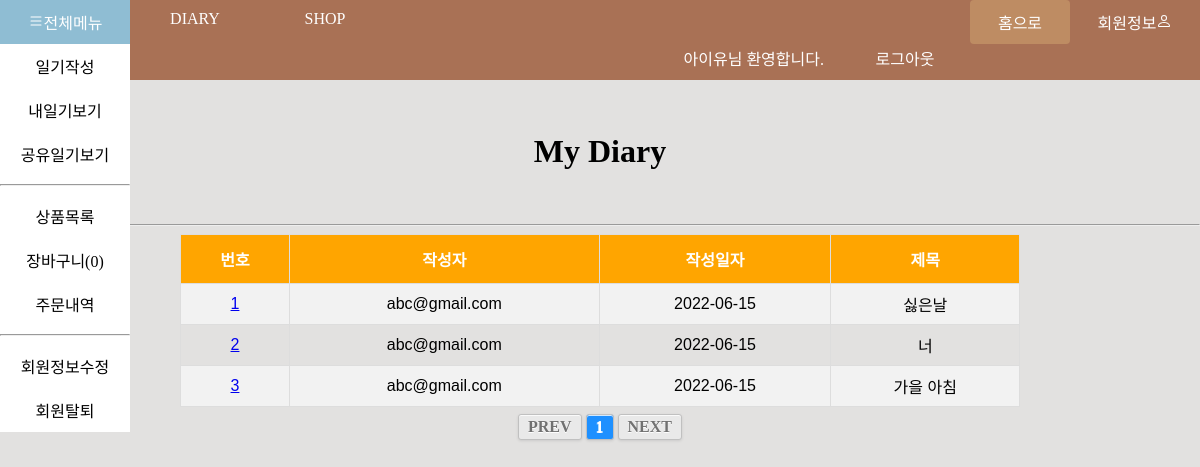
Page /index.php (signed in) on the committed database.
### tables this page shows
CREATE TABLE `diary` (
  `dno` int(255) NOT NULL AUTO_INCREMENT,
  `email` varchar(20) NOT NULL,
  `wdate` date NOT NULL,
  `title` varchar(30) NOT NULL,
  `content` varchar(2000) NOT NULL,
  `tag` varchar(20) DEFAULT NULL,
  `image` varchar(30) DEFAULT NULL,
  `scope` varchar(10) NOT NULL,
  PRIMARY KEY (`dno`)
);

### paging.php (called while the page is built, shortened)
<?php
	$list_size = 10;
	$page = (isset($_GET['page']))? intval($_GET['page']) : 1;
	$offset = ($page - 1) * $list_size;
?>

### index.php (the view, shortened to what this page needs)
<!doctype html>
<html>
	<head>
		<link rel="stylesheet" href="menu.css">
	</head>
	<body>
		<header style="padding: 0;">
			<?php include_once('menu.php'); ?>
		</header>
		<h1>My Diary</h1>
		<?php
	$number = 0;
		include_once('connect.php');
        include_once('paging.php');
		$sql = "select * from diary where email = '$uid' order by dno desc limit $offset, $list_size";
        $result = $conn->query($sql);
        if($result->num_rows > 0) {
    ?>
		<hr>
        <table id='pizza'>
        <tr>
            <th>번호</th>
            <th>작성자</th>
            <th>작성일자</th>
            <th>제목</th>
        </tr>
        <?php
            while($row = $result->fetch_assoc()) {
				$number++;
        ?>
        <tr>
            <td><a href="smydiarydet.php?dno=<?=$row['dno']?>"><?=$number?></a></td>
            <td><?=$row['email']?></td>
            <td><?=$row['wdate']?></td>
            <td><?=$row['title']?></td>
        </tr>
        <?php } ?>
        </table>
        <?php
		include_once('paging2.php');
        }
        else {
            echo "등록된 게시글이 없습니다.";
        }
        ?>
	</body>
</html>

### index.php (style rules this page uses)
body { margin: 0; background: #e2e1e0; text-align: center; }
h1 { text-align: center; padding: 32px; }
#pizza { font-family: "Trebuchet MS", Arial, Helvetica, sans-serif; border-collapse: collapse; width: 70%; margin-left: auto; margin-right: auto; }
#pizza td, #pizza th { border: 1px solid #ddd; padding: 8px; }
#pizza tr:nth-child(even) { background-color: #f2f2f2; }
#pizza th { padding-top: 12px; padding-bottom: 12px; text-align: center; background-color: orange; color: white; }

### rows in the picture
diary: email "abc@gmail.com", wdate "2022-06-15", title "싫은날"
diary: email "abc@gmail.com", wdate "2022-06-15", title "너"
diary: email "abc@gmail.com", wdate "2022-06-15", title "가을 아침"

### other values in the picture
$row['rowcnt'] "0"
$uname "아이유"
